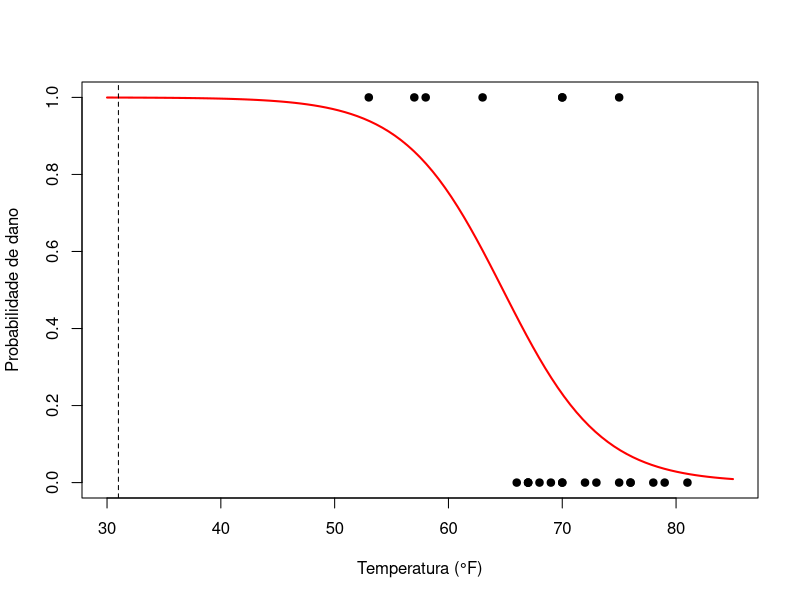

The R source for this figure:
# Regressão logística binária: exemplo completo ----
# Pacote: apenas o stats (já vem com o R).

# 1. Dados: 23 lançamentos do ônibus espacial antes do acidente da Challenger (Dalal et al., 1989)
dados <- data.frame(
  temp  = c(66, 70, 69, 68, 67, 72, 73, 70, 57, 63, 70, 78, 67, 53, 67, 75, 70, 81, 76, 79, 75, 76, 58),
  falha = c( 0,  1,  0,  0,  0,  0,  0,  0,  1,  1,  1,  0,  0,  1,  0,  0,  0,  0,  0,  0,  1,  0,  1))
table(dados$falha)
tapply(dados$temp, dados$falha, mean)

# 2. Ajuste do modelo logit(p) = b0 + b1 * temperatura
modelo <- glm(falha ~ temp, data = dados, family = binomial)
summary(modelo)

# 3. Razão de chances (odds ratio) e intervalos de confiança de 95%
exp(coef(modelo))
exp(confint.default(modelo))     # IC de Wald
exp(confint(modelo))             # IC por verossimilhança perfilada

# 4. Teste da razão de verossimilhanças
anova(modelo, test = "Chisq")

# 5. Probabilidades estimadas
novo <- data.frame(temp = c(81, 70, 65, 53, 31))
cbind(novo, prob = predict(modelo, novo, type = "response"))
-coef(modelo)[1] / coef(modelo)[2]          # temperatura em que p = 0,5

# 6. Classificação com ponto de corte 0,5
prob <- fitted(modelo)
table(observado = dados$falha, previsto = as.numeric(prob >= 0.5))

# 7. Área sob a curva ROC (pacote pROC): install.packages("pROC")
# pROC::auc(dados$falha, prob)

# 8. Gráfico: dados e curva ajustada
plot(falha ~ temp, data = dados, pch = 19, xlim = c(30, 85),
     xlab = "Temperatura (°F)", ylab = "Probabilidade de dano")
curve(predict(modelo, data.frame(temp = x), type = "response"), add = TRUE, col = "red", lwd = 2)
abline(v = 31, lty = 2)
